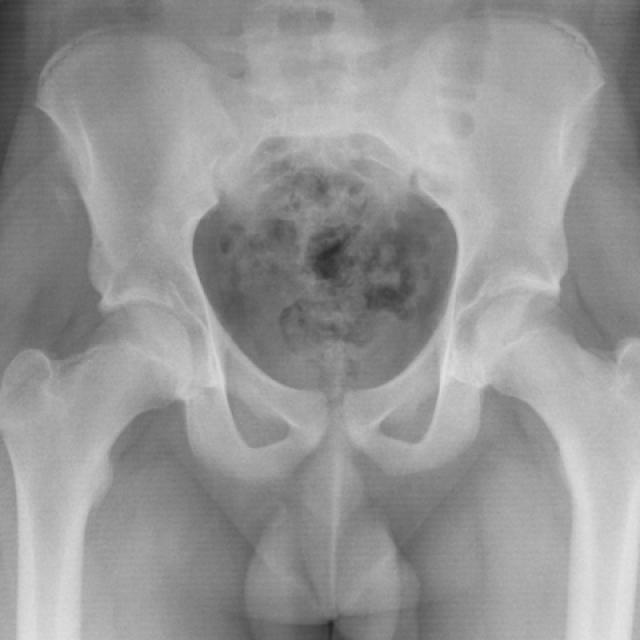
#> input picture data/raw/dataset_fracturas/Bone Break Classification/Bone Break Classification/Avulsion fracture/Test/000002_png.rf.c3e00ebc2db78bc94e644c3f6605dad0.jpg, 640 x 640 px; its folder holds only this picture in this run
$ python -i preprocess.py   (imports and definitions only)
#> lines starting #> are read from the running program, lines starting #| are printed output that depends on the picture
import numpy as np
from PIL import Image, ImageFile
ImageFile.LOAD_TRUNCATED_IMAGES = True
from scipy import ndimage as ndi
from skimage import exposure
import os
from tqdm import tqdm


# Crear las funciones de filtros
def filtro_mediana(img, k=3):
    salida = ndi.median_filter(img, size=k, mode="reflect")
    return salida.astype(np.uint8)


def unsharp(img, sigma=2, k=1.0):
    img_float = img.astype(float)

    img_blur = ndi.gaussian_filter(img_float, sigma=sigma)
    detalle = img_float - img_blur

    salida = img_float + k * detalle
    salida = np.clip(salida, 0, 255)

    return salida.astype(np.uint8)

# Aplicamos el redimensionamiento con relleno para mantener la relación de aspecto
def resize_with_padding(img, size=384, fill=0):
    w, h = img.size
    ratio = min(size / w, size / h)
    new_w, new_h = int(w * ratio), int(h * ratio)
    img_resized = img.resize((new_w, new_h), Image.Resampling.LANCZOS)
    new_img = Image.new("L", (size, size), fill)
    new_img.paste(img_resized, ((size - new_w) // 2, (size - new_h) // 2))
    return new_img

def preprocessing_pipeline(ruta_imagen):
    # Cargar imagen en escala de grises
    img = Image.open(ruta_imagen).convert("L")

    # Redimensionar con relleno para mantener la relación de aspecto
    img = resize_with_padding(img)
#> in resize_with_padding, `new_img = Image.new("L", (size, size), fill)`: new_img: PIL image 384x384 L; every value is 0
    img_arr = np.array(img).astype(np.uint8)

    # Paso 1: Suavizar ruido impulsivo con filtro mediana
    temp = filtro_mediana(img_arr, k=3)

    # Paso 2: Mejorar contraste local con CLAHE
    clahe = exposure.equalize_adapthist(
        temp / 255.0,
        clip_limit=0.03
    )
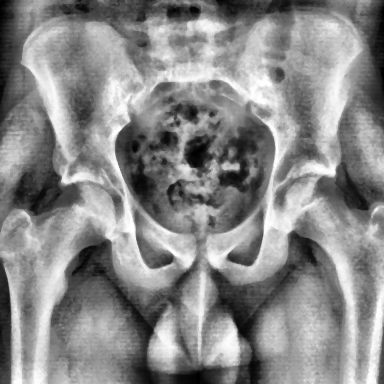
#> clahe: shape (384, 384) float64; min 0, max 1, mean 0.535
    clahe = np.clip(clahe * 255, 0, 255).astype(np.uint8)

    # Paso 3: Resaltar bordes con unsharp masking
    resultado = unsharp(clahe, sigma=1.0, k=1)
#> in unsharp, `detalle = img_float - img_blur`:
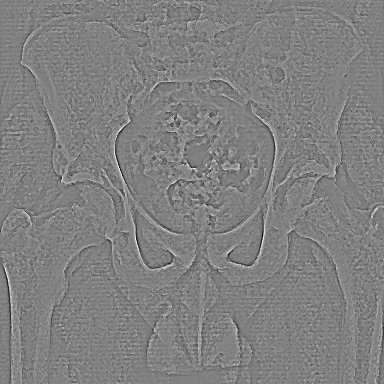
#> detalle: shape (384, 384) float64; min -42.78, max 41.83, mean 0; drawn with min black and max white
#> in unsharp, `salida = img_float + k * detalle`:
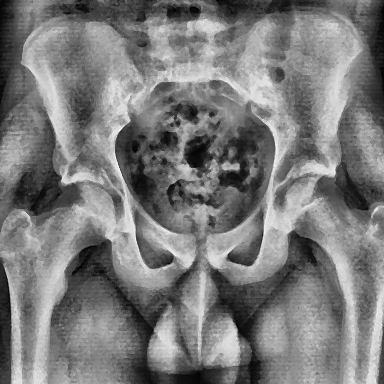
#> salida: shape (384, 384) float64; min -8.07, max 292.6, mean 135.9; drawn with min black and max white

    return resultado

# ------------------------------------------------------------------
# 1. Función genérica de filtrado + procesamiento + guardado
# ------------------------------------------------------------------
# [68 lines left out: functions process_and_store, collect_tasks, not called in this run]

>>> result = preprocessing_pipeline('../../data/raw/dataset_fracturas/Bone Break Classification/Bone Break Classification/Avulsion fracture/Test/000002_png.rf.c3e00ebc2db78bc94e644c3f6605dad0.jpg')

$ run again, on data/raw/dataset_fracturas/Bone Break Classification/Bone Break Classification/Avulsion fracture/Test/1b62e6fbfbc5a2f70c6af413189cfc82_jpg.rf.2761e933cc6d206308877cccaf0642b2.jpg
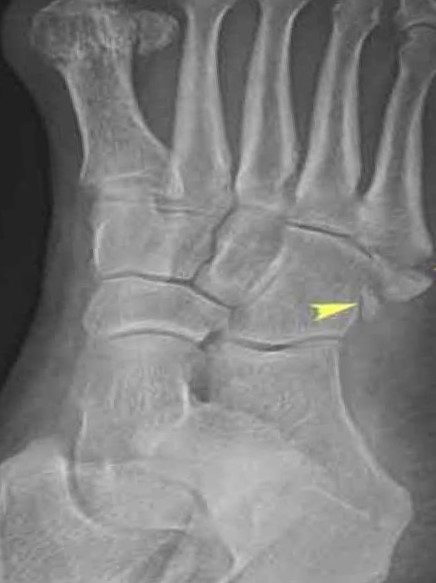
#> input picture data/raw/dataset_fracturas/Bone Break Classification/Bone Break Classification/Avulsion fracture/Test/1b62e6fbfbc5a2f70c6af413189cfc82_jpg.rf.2761e933cc6d206308877cccaf0642b2.jpg, 436 x 583 px
#> in unsharp, `detalle = img_float - img_blur`:
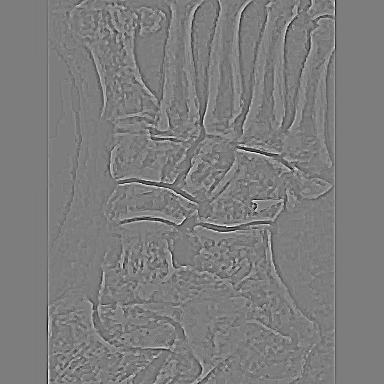
#> detalle: shape (384, 384) float64; min -62.14, max 64.16, mean 0; drawn with min black and max white
#> in unsharp, `salida = img_float + k * detalle`:
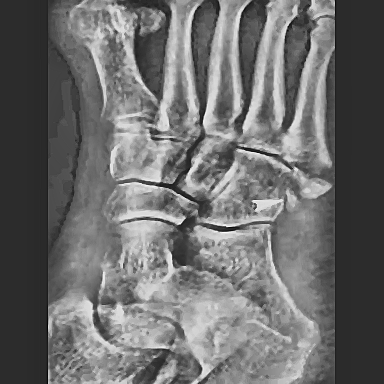
#> salida: shape (384, 384) float64; min -55.79, max 306.4, mean 99; drawn with min black and max white

$ run again, on data/raw/dataset_fracturas/Bone Break Classification/Bone Break Classification/Avulsion fracture/Test/389382_jpg.rf.8cb98ee798766a2d3f6a76279ba5d0d9.jpg
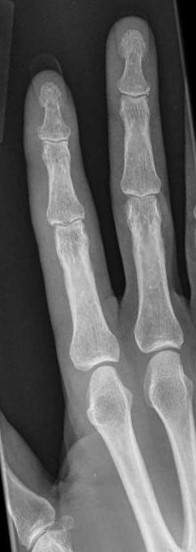
#> input picture data/raw/dataset_fracturas/Bone Break Classification/Bone Break Classification/Avulsion fracture/Test/389382_jpg.rf.8cb98ee798766a2d3f6a76279ba5d0d9.jpg, 196 x 552 px
#> in unsharp, `detalle = img_float - img_blur`:
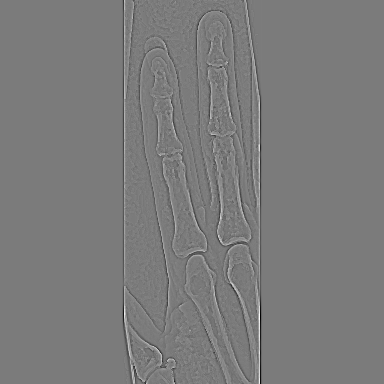
#> detalle: shape (384, 384) float64; min -69.98, max 74.35, mean 0; drawn with min black and max white
#> in unsharp, `salida = img_float + k * detalle`:
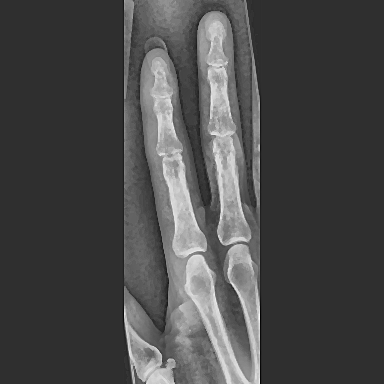
#> salida: shape (384, 384) float64; min -64.98, max 313.4, mean 45.1; drawn with min black and max white
